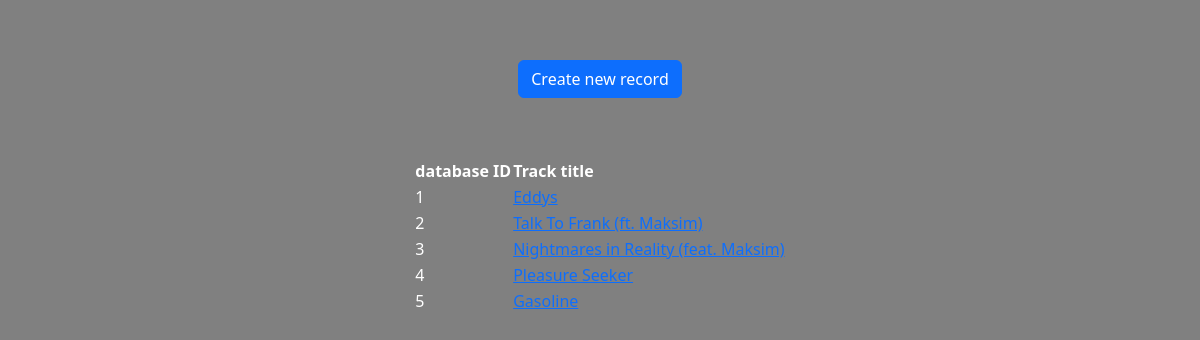
Before: /admindashboard (signed in) with the older database file.
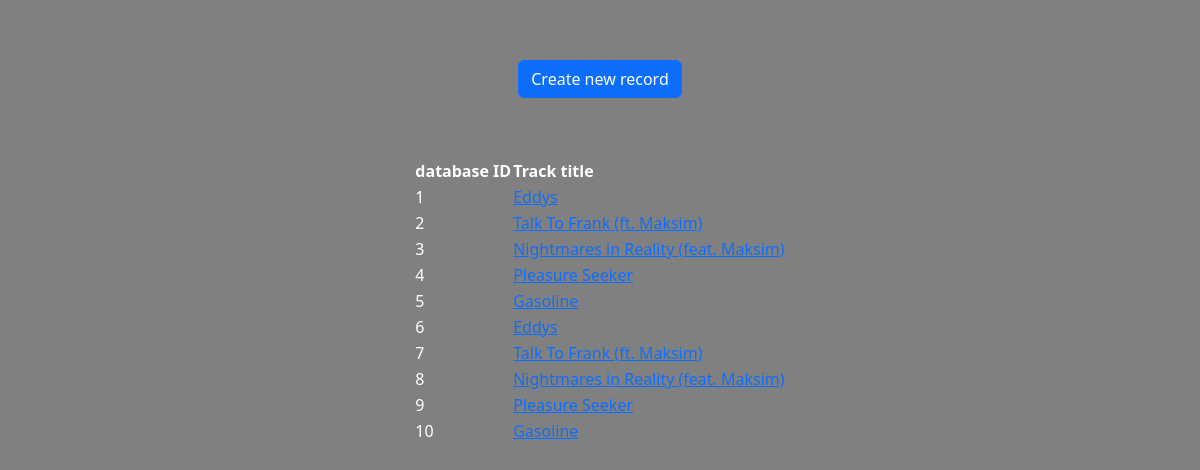
After: the same page with the newer database file.
### database_management/track.py (models this page shows)
class Track(db.Model):
    id: Mapped[int] = mapped_column(Integer, primary_key=True)
    title: Mapped[str] = mapped_column(String(250), nullable=False)
    artist: Mapped[str] = mapped_column(String(250), nullable=False)
    remix_artist: Mapped[str] = mapped_column(String(250))
    album: Mapped[str] = mapped_column(String(250), nullable=False)
    release_date: Mapped[str] = mapped_column(String(10), nullable=False)
    youtube_url: Mapped[str] = mapped_column(String(250))
    soundcloud_url: Mapped[str] = mapped_column(String(250))
    spotify_url: Mapped[str] = mapped_column(String(250))
    description: Mapped[str] = mapped_column(Text, nullable=False)
    img_url: Mapped[str] = mapped_column(String(250), nullable=False)
    def __repr__(self):
        return f"<Track {self.title}>"

### url_endpoints/admin_dashboard.py (the view)
@app.route("/admindashboard")
@login_required
def admin_dashboard():
    track_object_list = database_management.initialise_db_and_lists.track_object_list
    print(f"admin dashboard tracks value: {track_object_list}")
    return render_template("admindashboard.html", tracks=track_object_list)

### website_management/login_manager.py (called while the page is built)
@login_manager.user_loader
def load_user(user_id):
    return db.get_or_404(User, user_id)

### templates/admindashboard.html (shortened to what this page needs)
{% include "header.html" %}
</head>
<body>
{% include "adminfacing.html" %}
<div class="my-padder"></div>
<div class="d-flex container justify-content-center">
    <a class="btn btn-primary" href="{{ url_for('admin_create') }}" role="button">Create new record</a>
</div>
<div class="my-padder"></div>
<div class="d-flex container justify-content-center">
    <table>
        <tr>
            <th>database ID</th>
            <th>Track title</th>
        </tr>
        {% for i in range(tracks|length) %}
        <tr>
            <td>{{ tracks[i].id }}</td>
            <td><a href="{{ url_for('admin_amend', entry_id=tracks[i].id) }}">{{ tracks[i].title }}</a></td>
        </tr>
        {% endfor %}
</table>
</div>
{% include "footer.html" %}

### templates/header.html (shortened to what this page needs)
<!DOCTYPE html>
<html lang="en">
<head>
    <link href="https://fonts.cdnfonts.com/css/geometos-rounded" rel="stylesheet">
    <link href="https://cdn.jsdelivr.net/npm/bootstrap@5.3.3/dist/css/bootstrap.min.css" rel="stylesheet">
    <link rel="stylesheet" href="/static/css/style.css">

### templates/adminfacing.html
<div class="admin-background">

### templates/footer.html (shortened to what this page needs)
</div>
</body>
</html>

### static/css/style.css (style rules this page uses)
body { color: white; padding-top: 0px; padding-bottom: 0px; max-height: 100vh; }
.my-padder { min-height: 60px; }
.admin-background { min-height:100vh; height: 100%; background-color:gray; }

Changed rows visible on the page:
added Track: id "6", title "Eddys"
added Track: id "7", title "Talk To Frank (ft. Maksim)"
added Track: id "8", title "Nightmares in Reality (feat. Maksim)"
added Track: id "9", title "Pleasure Seeker"
added Track: id "10", title "Gasoline"
